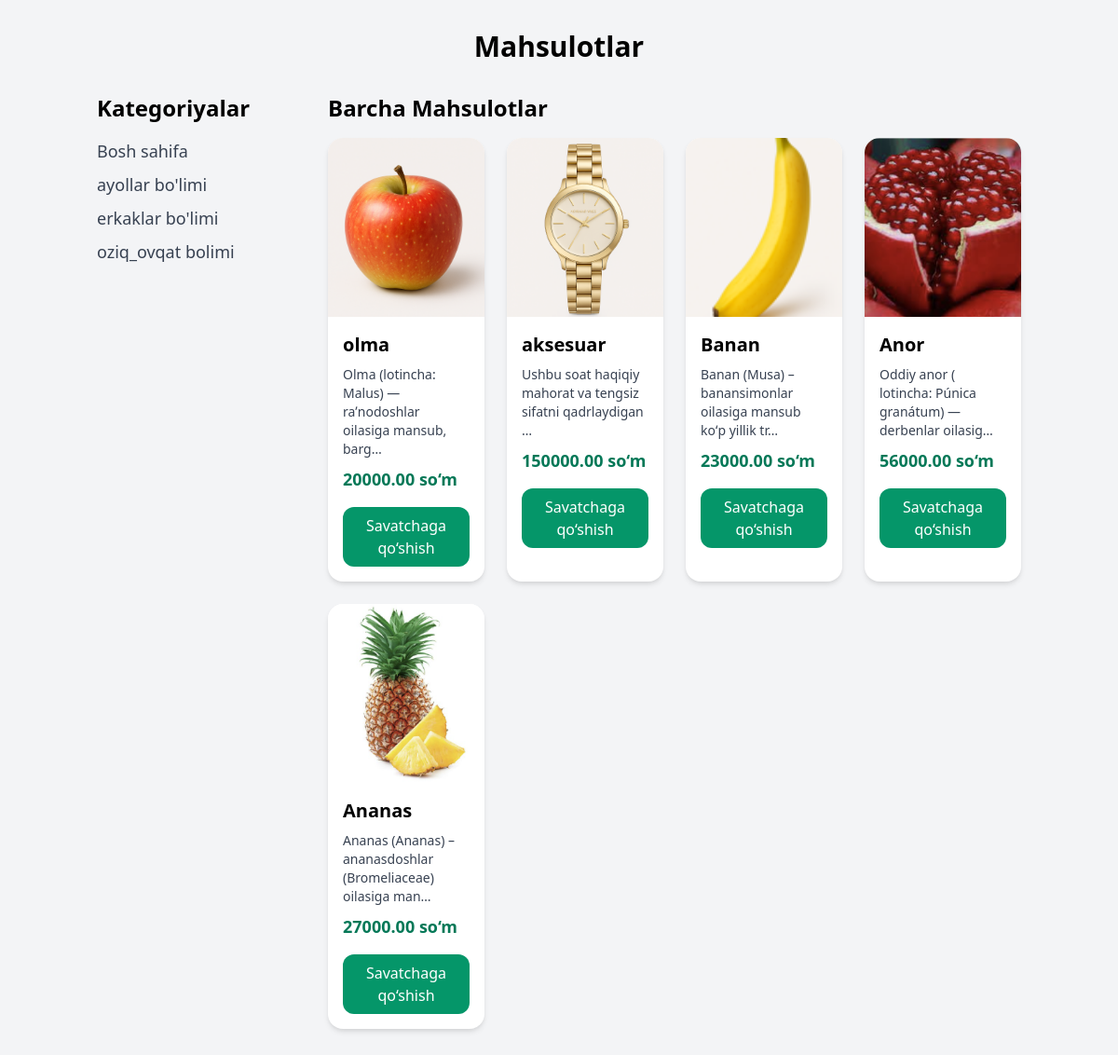
Screenshot of /products/ with the database file from the repository.
### store/models.py (models this page shows, shortened)
class Category(models.Model):
    name = models.CharField(max_length=100)
    slug = models.SlugField(unique=True, blank=True)
    class Meta:
        verbose_name_plural = "Categories"

class Product(models.Model):
    name = models.CharField(max_length=200)
    description = models.TextField(blank=True)
    price = models.DecimalField(max_digits=10, decimal_places=2)
    image = models.ImageField(upload_to='products/', default='default_image.jpg', blank=True)
    category = models.ForeignKey(Category, on_delete=models.CASCADE, related_name='products')
    stock = models.PositiveIntegerField(default=0)
    created_at = models.DateTimeField(auto_now_add=True)

### store/views.py (the view)
# urls.py: path('products/', views.product_list, name='product_list'),
def product_list(request):
    categories = Category.objects.all()
    products = Product.objects.all()
    category_id = request.GET.get('category')
    if category_id:
        products = products.filter(category_id=category_id)
        selected_category = get_object_or_404(Category, id=category_id)
    else:
        selected_category = None
    context = {
        'categories': categories,
        'products': products,
        'selected_category': selected_category,
    }
    return render(request, 'store/product_list.html', context)

### store/templates/store/product_list.html (shortened to what this page needs)
<!DOCTYPE html>
<html lang="uz">
<head>
    <link href="https://cdn.jsdelivr.net/npm/tailwindcss@2.2.19/dist/tailwind.min.css" rel="stylesheet">
</head>
<body class="bg-gray-100">
    <div class="container mx-auto px-4 py-8">
        <h1 class="text-3xl font-bold text-center mb-8">Mahsulotlar</h1>
        <div class="flex">
            <div class="w-1/4 pr-4">
                {% if not category_id %}
                    <h2 class="text-2xl font-semibold mb-4">Kategoriyalar</h2>
                    <ul class="space-y-2">
                        <li>
                            <a href="?category=" class="text-lg text-gray-700 hover:text-green-600">Bosh sahifa</a>
                        </li>
                        {% for category in categories %}
                            <li>
                                <a href="?category={{ category.id }}" class="text-lg text-gray-700 hover:text-green-600">{{ category.name }}</a>
                            </li>
                        {% endfor %}
                    </ul>
                {% else %}
                    <a href="?category=" class="text-lg text-gray-700 hover:text-green-600 mb-4 inline-block">Bosh sahifa</a>
                    <h2 class="text-2xl font-semibold mb-4">{{ selected_category.name }} bo‘yicha mahsulotlar</h2>
                {% endif %}
            </div>
            <div class="w-3/4">
                {% if category_id %}
                    <div class="grid grid-cols-1 sm:grid-cols-2 md:grid-cols-3 lg:grid-cols-4 gap-6">
                        {% for product in products %}
                            <div class="bg-white rounded-2xl shadow-md overflow-hidden hover:shadow-lg transition-shadow">
                                <img src="{{ product.image.url }}" alt="{{ product.name }}" class="w-full h-48 object-cover">
                                <div class="p-4">
                                    <h2 class="text-xl font-semibold mb-2">{{ product.name }}</h2>
                                    <p class="text-gray-700 text-sm mb-2">{{ product.description|truncatechars:60 }}</p>
                                    <p class="text-lg font-bold text-green-700 mb-4">{{ product.price }} so‘m</p>
                                    <form method="post" action="{% url 'add_to_cart' product.id %}">
                                        {% csrf_token %}
                                        <button type="submit" class="bg-green-600 hover:bg-green-700 text-white px-4 py-2 rounded-xl w-full">
                                            Savatchaga qo‘shish
                                        </button>
                                    </form>
                                </div>
                            </div>
                        {% endfor %}
                    </div>
                {% else %}
                    <h2 class="text-2xl font-semibold mb-4">Barcha Mahsulotlar</h2>
                    <div class="grid grid-cols-1 sm:grid-cols-2 md:grid-cols-3 lg:grid-cols-4 gap-6">
                        {% for product in products %}
                            <div class="bg-white rounded-2xl shadow-md overflow-hidden hover:shadow-lg transition-shadow">
                                <img src="{{ product.image.url }}" alt="{{ product.name }}" class="w-full h-48 object-cover">
                                <div class="p-4">
                                    <h2 class="text-xl font-semibold mb-2">{{ product.name }}</h2>
                                    <p class="text-gray-700 text-sm mb-2">{{ product.description|truncatechars:60 }}</p>
                                    <p class="text-lg font-bold text-green-700 mb-4">{{ product.price }} so‘m</p>
                                    <form method="post" action="{% url 'add_to_cart' product.id %}">
                                        <button type="submit" class="bg-green-600 hover:bg-green-700 text-white px-4 py-2 rounded-xl w-full">
                                            Savatchaga qo‘shish
                                        </button>
                                    </form>
                                </div>
                            </div>
                        {% endfor %}
                    </div>
                {% endif %}
            </div>
        </div>
    </div>
</body>
</html>

### rows the page displays
Category: name "ayollar bo'limi"
Category: name "erkaklar bo'limi"
Category: name "oziq_ovqat bolimi"
Product: image (picture), name "olma", description "Olma (lotincha: Malus) — raʼnodoshlar oilasiga mansub, barg…", price "20000.00"
Product: image (picture), name "aksesuar", description "Ushbu soat haqiqiy mahorat va tengsiz sifatni qadrlaydigan …", price "150000.00"
Product: image (picture), name "Banan", description "Banan (Musa) – banansimonlar oilasiga mansub koʻp yillik tr…", price "23000.00"
Product: image (picture), name "Anor", description "Oddiy anor ( lotincha: Púnica granátum) — derbenlar oilasig…", price "56000.00"
Product: image (picture), name "Ananas", description "Ananas (Ananas) – ananasdoshlar (Bromeliaceae) oilasiga man…", price "27000.00"
